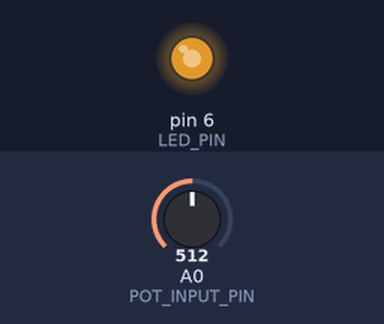
A sketch run on a simulated Arduino Uno, built with avr-gcc and run on an emulated ATmega328P. On the bench: output pins drawn as LEDs (lit = HIGH). The test bench sets the inputs (shaded band); at power-on: A0 (POT_INPUT_PIN) = 512.

Above: at 1.2 s.
1.3 s: A0 (POT_INPUT_PIN) set to 716
At 2.2 s:
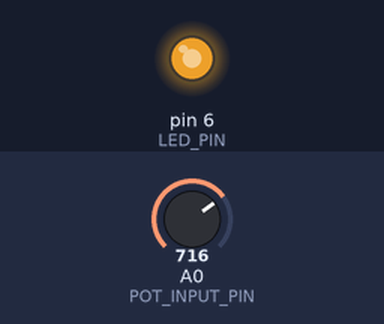
2.8 s: A0 (POT_INPUT_PIN) set to 0
At 3.5 s:
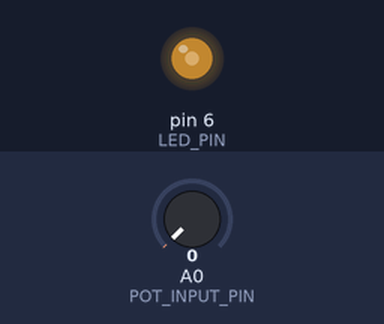
4.3 s: A0 (POT_INPUT_PIN) set to 511
At 4.9 s:
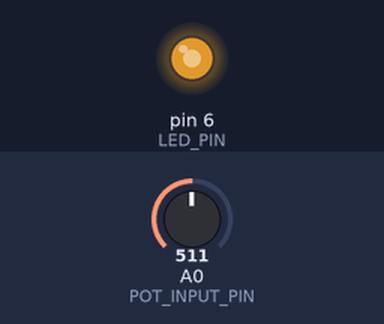
Timing chart, 0 to 7.3 s (numbered marks = the images above; inputs shaded):
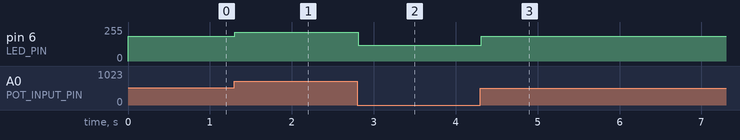

Measured:
- after the input at 1.3 s, pin 6 (LED_PIN): 187/255 → 214/255 at once
- after the input at 2.8 s, pin 6 (LED_PIN): 214/255 → 120/255 at once
- after the input at 4.3 s, pin 6 (LED_PIN): 120/255 → 187/255 at once

The sketch:

LedCurrentControl.ino
```cpp
/*

  LedCurrentControl
  __subtitle__

  For info and circuit diagrams see https://github.com/tardate/LittleArduinoProjects/tree/main/playground/LedCurrentControl

 */

const int POT_INPUT_PIN = A0;
const int LED_PIN = 6;
const int STEP_DELAY = 50;

const int PWM_MIN = 120;
const int PWM_MAX = 255;


/*
 * Command: one-time setup
 */
void setup() {
  pinMode(LED_PIN, OUTPUT);
}


/*
 * Command: main loop
 */
void loop() {
  int pwm_level = map(analogRead(POT_INPUT_PIN), 0, 1023, PWM_MIN, PWM_MAX);
  analogWrite(LED_PIN, pwm_level);
  delay(STEP_DELAY);
}
```
